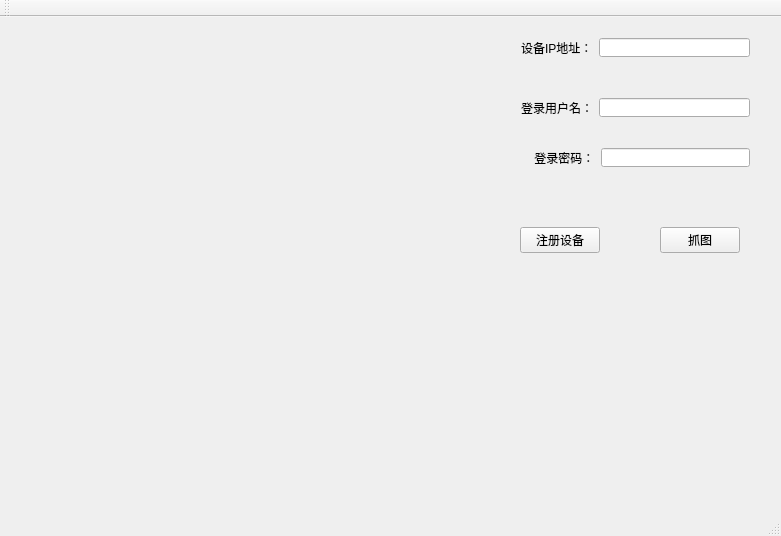
<?xml version="1.0" encoding="UTF-8"?>
<ui version="4.0">
 <class>MainWindow</class>
 <widget class="QMainWindow" name="MainWindow">
  <property name="geometry">
   <rect>
    <x>0</x>
    <y>0</y>
    <width>781</width>
    <height>536</height>
   </rect>
  </property>
  <property name="windowTitle">
   <string>海康摄像头sdk开发Demo</string>
  </property>
  <widget class="QWidget" name="centralWidget">
   <widget class="QLabel" name="video">
    <property name="geometry">
     <rect>
      <x>10</x>
      <y>0</y>
      <width>471</width>
      <height>301</height>
     </rect>
    </property>
    <property name="text">
     <string/>
    </property>
   </widget>
   <widget class="QWidget" name="horizontalLayoutWidget">
    <property name="geometry">
     <rect>
      <x>510</x>
      <y>10</y>
      <width>251</width>
      <height>41</height>
     </rect>
    </property>
    <layout class="QHBoxLayout" name="horizontalLayout">
     <item>
      <widget class="QLabel" name="label_3">
       <property name="text">
        <string>设备IP地址：</string>
       </property>
      </widget>
     </item>
     <item>
      <widget class="QLineEdit" name="ip"/>
     </item>
    </layout>
   </widget>
   <widget class="QWidget" name="horizontalLayoutWidget_2">
    <property name="geometry">
     <rect>
      <x>510</x>
      <y>70</y>
      <width>251</width>
      <height>41</height>
     </rect>
    </property>
    <layout class="QHBoxLayout" name="horizontalLayout_2">
     <item>
      <widget class="QLabel" name="label_4">
       <property name="text">
        <string>登录用户名：</string>
       </property>
      </widget>
     </item>
     <item>
      <widget class="QLineEdit" name="name"/>
     </item>
    </layout>
   </widget>
   <widget class="QWidget" name="horizontalLayoutWidget_3">
    <property name="geometry">
     <rect>
      <x>510</x>
      <y>120</y>
      <width>251</width>
      <height>41</height>
     </rect>
    </property>
    <layout class="QHBoxLayout" name="horizontalLayout_3">
     <item>
      <widget class="QLabel" name="label_6">
       <property name="text">
        <string>    登录密码：</string>
       </property>
      </widget>
     </item>
     <item>
      <widget class="QLineEdit" name="password">
       <property name="maximumSize">
        <size>
         <width>171</width>
         <height>16777215</height>
        </size>
       </property>
      </widget>
     </item>
    </layout>
   </widget>
   <widget class="QPushButton" name="pushButton">
    <property name="geometry">
     <rect>
      <x>520</x>
      <y>210</y>
      <width>80</width>
      <height>26</height>
     </rect>
    </property>
    <property name="text">
     <string>注册设备</string>
    </property>
   </widget>
   <widget class="QWidget" name="horizontalLayoutWidget_4">
    <property name="geometry">
     <rect>
      <x>10</x>
      <y>330</y>
      <width>521</width>
      <height>141</height>
     </rect>
    </property>
    <layout class="QHBoxLayout" name="horizontalLayout_4">
     <item>
      <widget class="QLabel" name="face0">
       <property name="text">
        <string/>
       </property>
      </widget>
     </item>
     <item>
      <widget class="QLabel" name="face1">
       <property name="text">
        <string/>
       </property>
      </widget>
     </item>
     <item>
      <widget class="QLabel" name="face2">
       <property name="text">
        <string/>
       </property>
      </widget>
     </item>
     <item>
      <widget class="QLabel" name="face3">
       <property name="text">
        <string/>
       </property>
      </widget>
     </item>
    </layout>
   </widget>
   <widget class="QPushButton" name="pushButton_2">
    <property name="geometry">
     <rect>
      <x>660</x>
      <y>210</y>
      <width>80</width>
      <height>26</height>
     </rect>
    </property>
    <property name="text">
     <string>抓图</string>
    </property>
   </widget>
   <widget class="QLabel" name="videoImage">
    <property name="geometry">
     <rect>
      <x>543</x>
      <y>297</y>
      <width>221</width>
      <height>171</height>
     </rect>
    </property>
    <property name="text">
     <string/>
    </property>
   </widget>
  </widget>
  <widget class="QMenuBar" name="menuBar">
   <property name="geometry">
    <rect>
     <x>0</x>
     <y>0</y>
     <width>781</width>
     <height>23</height>
    </rect>
   </property>
  </widget>
  <widget class="QToolBar" name="toolBar">
   <attribute name="toolBarArea">
    <enum>TopToolBarArea</enum>
   </attribute>
   <attribute name="toolBarBreak">
    <bool>false</bool>
   </attribute>
  </widget>
  <widget class="QStatusBar" name="statusBar"/>
 </widget>
 <layoutdefault spacing="6" margin="11"/>
 <resources/>
 <connections/>
</ui>
